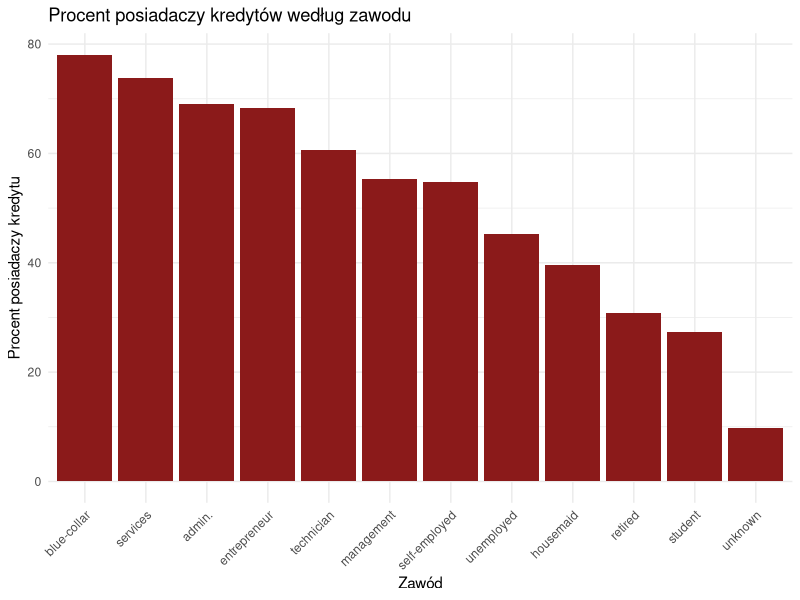
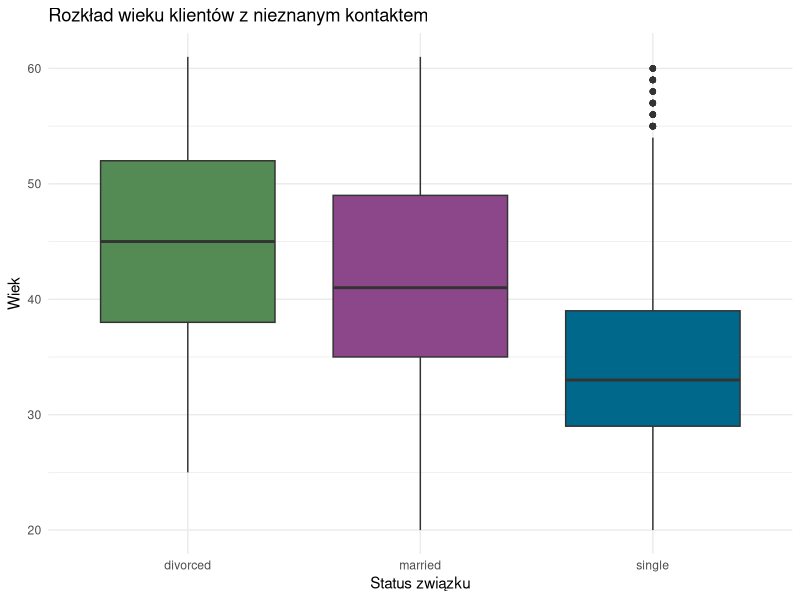
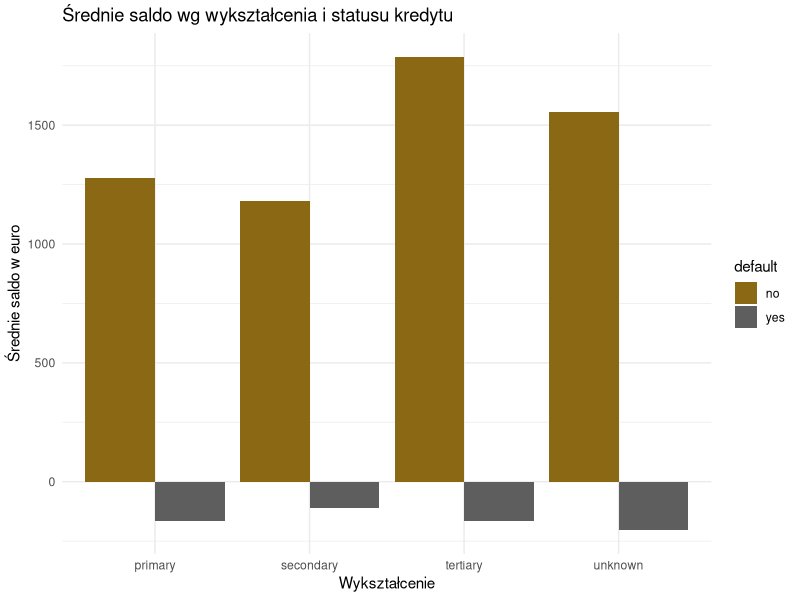
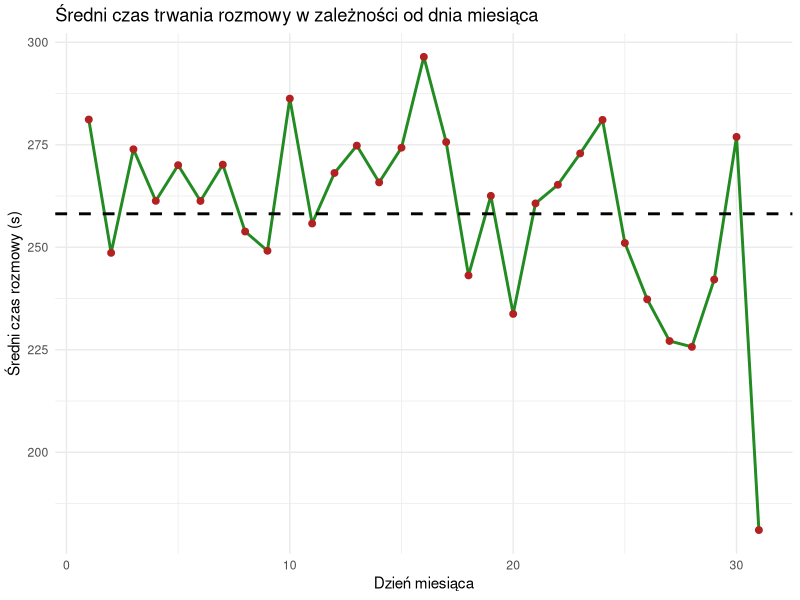
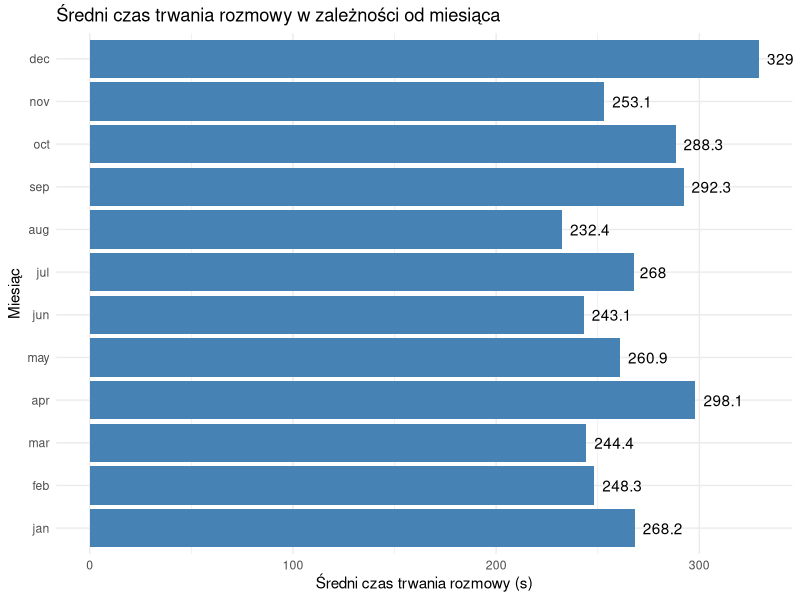
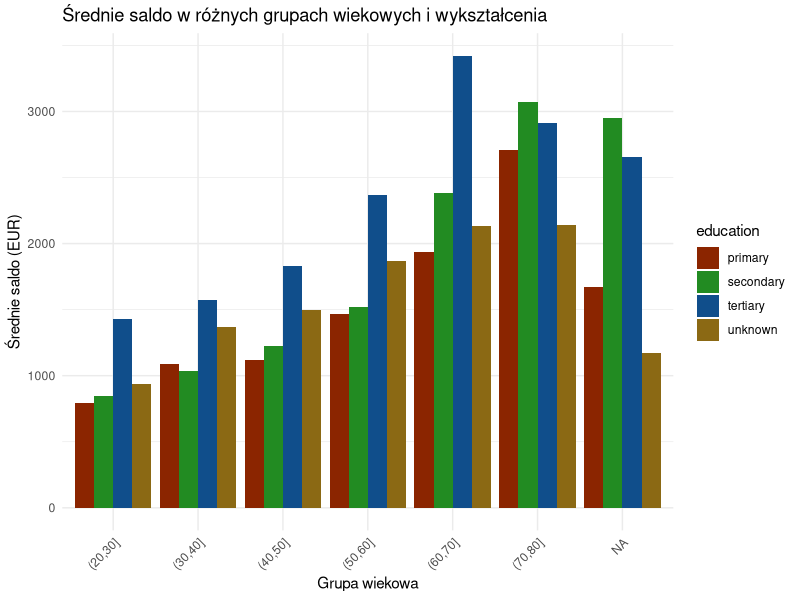
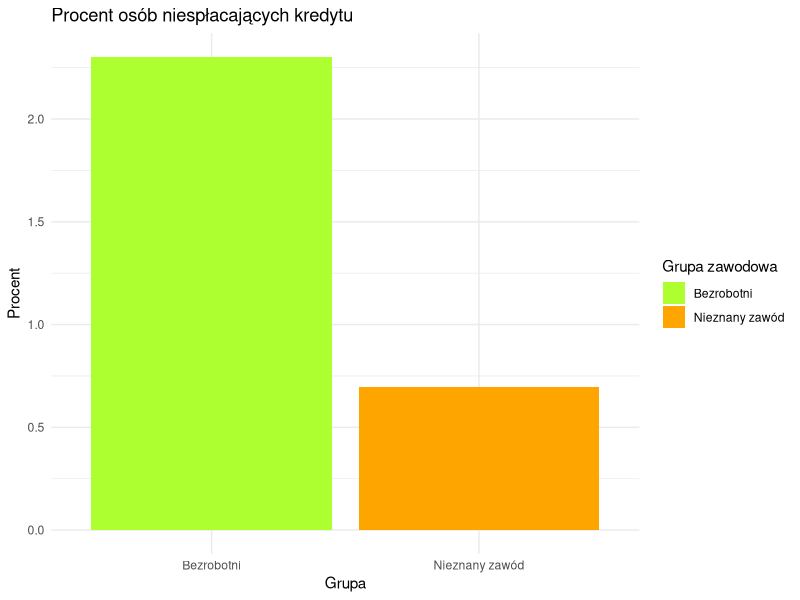
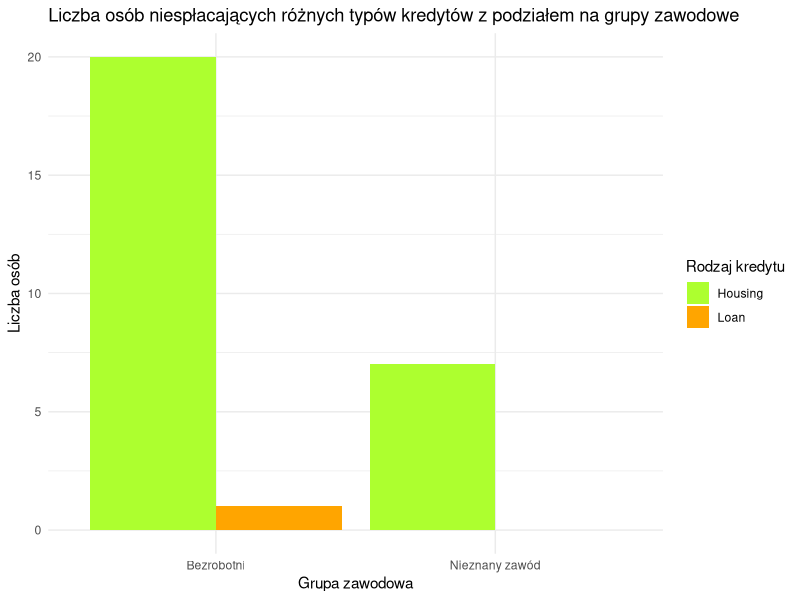

Recreate these plots in R, in order.
## ---- chunk 1
knitr::opts_chunk$set(echo = TRUE)
library(dplyr)
library(ggplot2)

### Wczytanie danych
df <- read.csv("dane.csv")

## ---- chunk 2

# Tu umieść kod do wygenerowania odpowiedzi do zadania.
loan_data <- df %>% 
  group_by(job) %>% 
  summarise(
    any_loan = mean(housing == "yes" | loan == "yes") * 100 
  ) 

ggplot(loan_data, aes(x = reorder(job, -any_loan), y = any_loan, fill = "Posiadacze kredytu")) +
  geom_bar(stat = "identity") +
  scale_fill_manual(values = c("Posiadacze kredytu" = "firebrick4")) + 
  labs(
    title = "Procent posiadaczy kredytów według zawodu",
    x = "Zawód",
    y = "Procent posiadaczy kredytu",
    fill = ""
  ) +
  theme_minimal() +
  theme(axis.text.x = element_text(angle = 45, hjust = 1), legend.position = "none")
## ---- chunk 3

# Tu umieść kod do wygenerowania odpowiedzi do zadania.
df %>%
  filter(contact == "unknown") %>%
  ggplot(aes(x = marital, y = age, fill = marital)) +
  geom_boxplot() +
  theme_minimal() +
  labs(title = "Rozkład wieku klientów z nieznanym kontaktem",
       x = "Status związku",
       y = "Wiek") +
  scale_fill_manual(values = c("divorced" = "palegreen4", "married" = "orchid4", "single" = "deepskyblue4"))+
  theme(legend.position = "none")

## ---- chunk 4

# Tu umieść kod do wygenerowania odpowiedzi do zadania.
df %>%
  group_by(education, default) %>%
  summarise(mean_balance = mean(balance, na.rm = TRUE)) %>%
  ggplot(aes(x = education, y = mean_balance, fill = default)) +
  geom_col(position = "dodge") +
  theme_minimal() +
  labs(title = "Średnie saldo wg wykształcenia i statusu kredytu",
       x = "Wykształcenie",
       y = "Średnie saldo w euro") +
  scale_fill_manual(values = c("no" = "goldenrod4", "yes" = "gray37"))

## ---- chunk 5

# Tu umieść kod do wygenerowania odpowiedzi do zadania.
global_mean <- mean(df$duration, na.rm = TRUE)

df %>%
  group_by(day) %>%
  summarise(mean_duration = mean(duration, na.rm = TRUE)) %>%
  ggplot(aes(x = day, y = mean_duration)) +
  geom_line(color = "forestgreen", size = 1) +
  geom_point(color = "firebrick", size = 2) +
  geom_hline(yintercept = global_mean, linetype = "dashed", color = "black", size = 1) +  
  theme_minimal() +
  labs(title = "Średni czas trwania rozmowy w zależności od dnia miesiąca",
       x = "Dzień miesiąca",
       y = "Średni czas rozmowy (s)")


month_order <- c("jan", "feb", "mar", "apr", "may", "jun", 
                 "jul", "aug", "sep", "oct", "nov", "dec")

df %>%
  group_by(month) %>%
  summarise(mean_duration = mean(duration, na.rm = TRUE)) %>%
  mutate(month = factor(month, levels = month_order)) %>% 
  ggplot(aes(x = month, y = mean_duration, fill = month)) +
  geom_col(fill = "steelblue") +
  coord_flip() +  
  theme_minimal() +
  labs(title = "Średni czas trwania rozmowy w zależności od miesiąca",
       x = "Miesiąc",
       y = "Średni czas trwania rozmowy (s)") +
  geom_text(aes(label = round(mean_duration, 1)), hjust = -0.2) +
  theme(legend.position = "none") 
## ---- chunk 6

# Tu umieść kod do wygenerowania odpowiedzi do zadania.
df %>%
  mutate(age_group = cut(age, breaks = seq(20, 80, by = 10))) %>% 
  group_by(age_group, education) %>%
  summarise(mean_balance = mean(balance, na.rm = TRUE)) %>%
  ggplot(aes(x = age_group, y = mean_balance, fill = education)) +
  geom_col(position = "dodge") +
  theme_minimal() +
  labs(title = "Średnie saldo w różnych grupach wiekowych i wykształcenia",
       x = "Grupa wiekowa",
       y = "Średnie saldo (EUR)") +
  scale_fill_manual(values = c("primary" = "orangered4", "secondary" = "forestgreen", "tertiary" = "dodgerblue4", "unknown" = "goldenrod4")) +
  theme(axis.text.x = element_text(angle = 45, hjust = 1))


## ---- chunk 7
# Tu umieść kod do wygenerowania odpowiedzi do zadania.
grouped_data <- df %>%
  filter(job %in% c("unemployed", "unknown")) %>%
  group_by(job) %>%
  summarise(
    default_yes = sum(default == "yes"),
    total = n()
  ) %>%
  mutate(loan_percent = (default_yes / total) * 100,
         job = recode(job, "unemployed" = "Bezrobotni", "unknown" = "Nieznany zawód")) %>% 
  ungroup()

ggplot(grouped_data, aes(x = job, y = loan_percent, fill = job)) +
  geom_bar(stat = "identity") +
  labs(
    title = "Procent osób niespłacających kredytu", 
    y = "Procent", 
    x = "Grupa",
    fill = "Grupa zawodowa" 
  ) +
  scale_fill_manual(values = c("Bezrobotni" = "greenyellow", "Nieznany zawód" = "orange")) +
  theme_minimal()


credit_data <- df %>%
  filter(job %in% c("unemployed", "unknown"), default == "yes") %>%
  group_by(job) %>%
  summarise(
    Housing = sum(housing == "yes"),
    Loan = sum(loan == "yes")
  ) %>%
  ungroup()

credit_data_long <- data.frame(
  job = rep(credit_data$job, each = 2), 
  credit_type = rep(c("Housing", "Loan"), times = 2),
  count = c(credit_data$Housing, credit_data$Loan)
) %>%
  mutate(job = recode(job, "unemployed" = "Bezrobotni", "unknown" = "Nieznany zawód"))

ggplot(credit_data_long, aes(x = job, y = count, fill = credit_type)) +
  geom_bar(stat = "identity", position = "dodge") +
  labs(
    title = "Liczba osób niespłacających różnych typów kredytów z podziałem na grupy zawodowe",
    y = "Liczba osób",
    x = "Grupa zawodowa",
    fill = "Rodzaj kredytu"
  ) +
  scale_fill_manual(values = c("Housing" = "greenyellow", "Loan" = "orange")) +
  theme_minimal()
